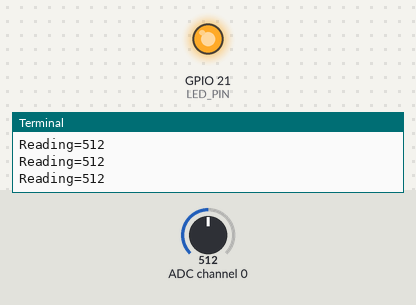
Bench run of a program on a simulated Raspberry Pi (BCM pin numbers). Shown: output pins drawn as LEDs (lit = HIGH), the last lines printed to the terminal. The test bench sets the inputs (shaded band); at power-on: ADC channel 0 = 512 (analog values on the 0–1023 scale).

Above: at 1.2 s.
1.3 s: ADC channel 0 set to 690
2.8 s: ADC channel 0 set to 716
At 3.6 s:
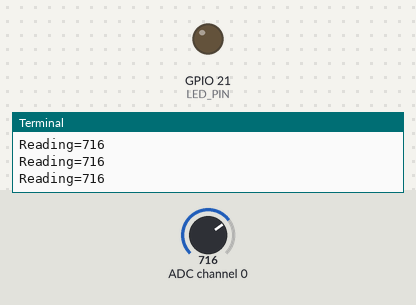
4.4 s: ADC channel 0 set to 511
At 4.9 s:
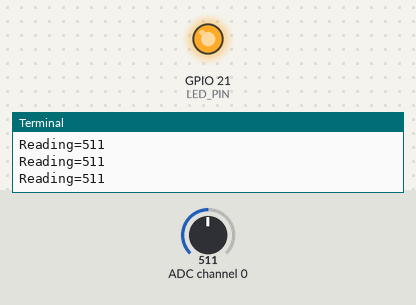
6.0 s: ADC channel 0 set to 710
At 7.5 s:
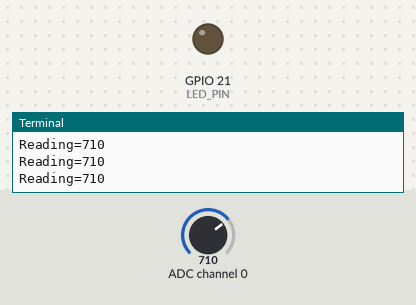
Timing chart, 0 to 8.6 s (numbered marks = the images above; inputs shaded):
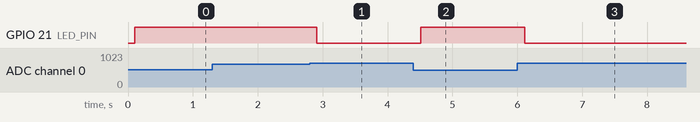

Measured:
- the behaviour switches between 699 and 700 on ADC channel 0 (found by bisection; images 0 and 1)
- after the input at 2.8 s, GPIO 21 (LED_PIN): HIGH → LOW after 0.11 s
- after the input at 4.4 s, GPIO 21 (LED_PIN): LOW → HIGH after 0.11 s
- after the input at 6.0 s, GPIO 21 (LED_PIN): HIGH → LOW after 0.11 s

The program:

LDR_task.py
```python
import RPi.GPIO as GPIO
import spidev
import time

LED_PIN = 21
GPIO.setmode(GPIO.BCM)
GPIO.setup(LED_PIN, GPIO.OUT)

# spi 인스턴스 생성
spi = spidev.SpiDev()

# spi 통신 시작
spi.open(0, 0) # bus : 0, dev : 0

# spi 통신 속도 설정
spi.max_speed_hz = 1000000

# 채널에서 spi 데이터 읽기 (0 ~ 1023)
def analing_read(channel):
    # [byte_1, byte_2, byte_3]
    ret = spi.xfer2([1, (8 + channel) << 4, 0])
    adc_out = ((ret[1] & 3) << 8) + ret[2]
    return adc_out


try:
    while True:
        reading = analing_read(0) # reading(0~1023)
        print("Reading=%d" % reading)
        time.sleep(0.1)

        if (reading < 700):
            GPIO.output(LED_PIN, GPIO.HIGH)
        elif (reading >= 700):
            GPIO.output(LED_PIN, GPIO.LOW)


finally:
    spi.close()
    GPIO.cleanup()
```
